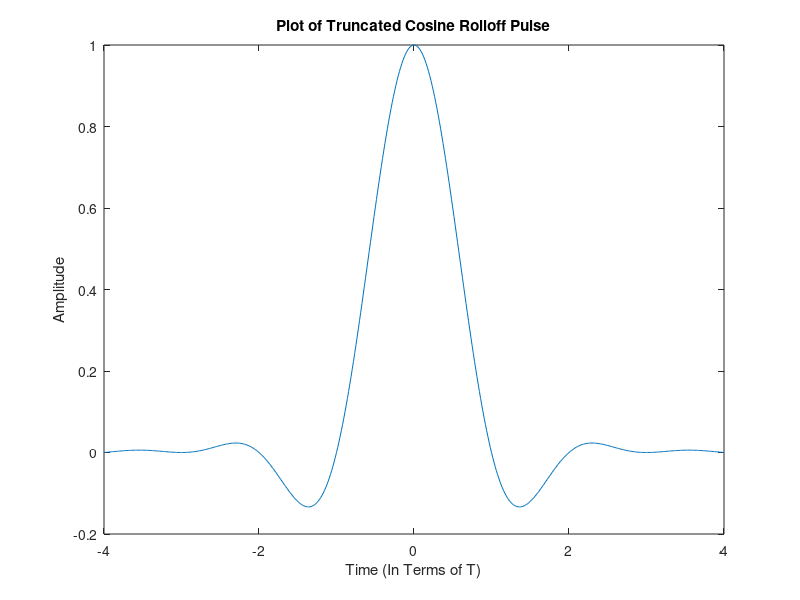
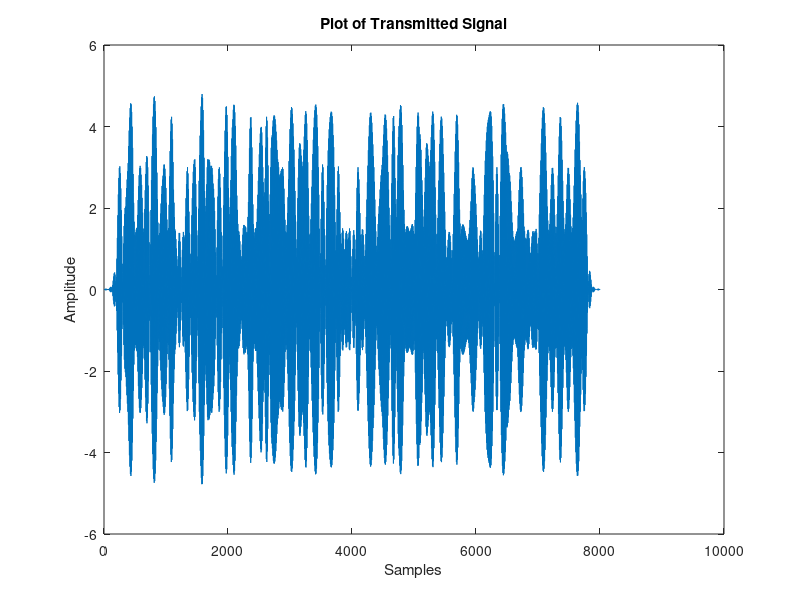
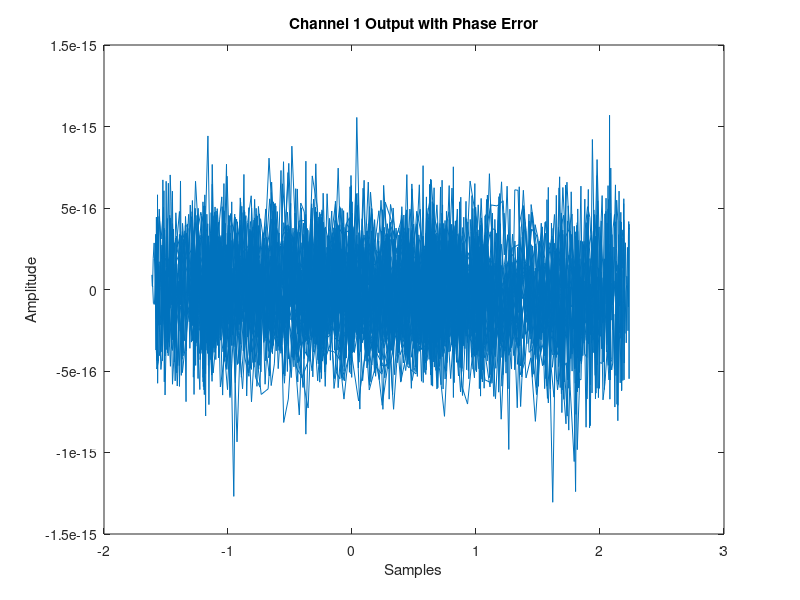
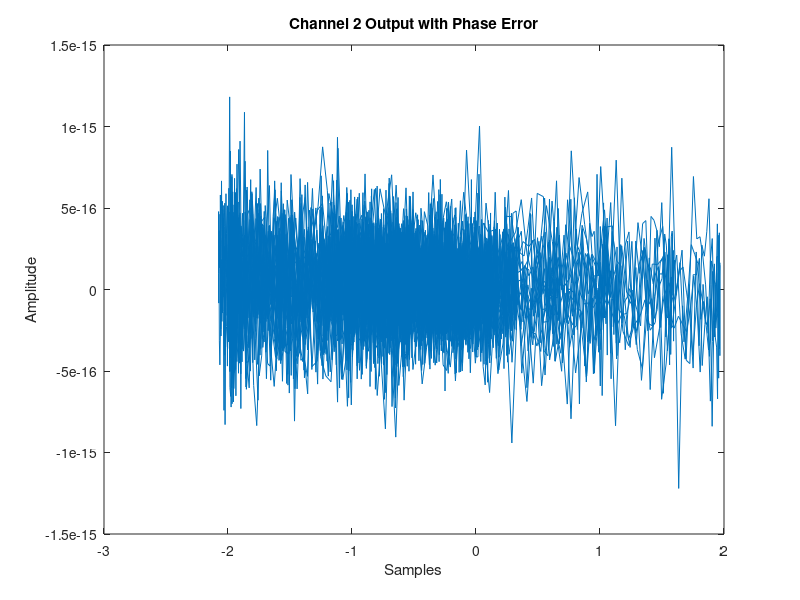

Write the MATLAB code that produced these figures, in order.
close all;

% Part 1
% Consider 16QAM with a raised cosine pulse shape with 𝛼 = 0.5. 
% You should truncate the pulse so that p(t) = 0 for |t| > 4T. 
% Now take the following text, 
% "I am doing the computer exercises 5 for ece316 – Fall 2020." 
% Translate the above text into a binary sequence using the ASCII code. 
% Include all the characters including spaces except the quotes. After you translate into a 
% binary sequence use a serial to parallel converter to produce two streams. Even bits go 
% to the In-phase channel (cos), and odd bits go to the quadrature channel (sin). 
% Then produce a 16QAM signal using the above pulse shape. Use a sampling period 
% equal to T/64 to submit an array with the signal. The carrier frequency of the signal 
% should be fc = 8/T. 
% Submit your code along with a file containing an array with the QAM signal. 

text = 'I am doing the computer exercises 5 for ece316 – Fall 2020.'; 

% Convert the string to ASCII binary 
% 8 bits * 59 elements
binary_msg = dec2bin(unicode2native(text, 'US-ASCII'), 8);

% Combine everything into one vector
binary = reshape(binary_msg.',1,[]) - '0';

% Length of the binary vector
msg_len = length(binary);

% Split the binary vector into even and odd streams
binary_even = binary(2:2:msg_len); % in phase 
binary_odd = binary(1:2:msg_len); % quadrature

% Mapping the bits to pulse amplitudes
% 00: -3
% 01: -1
% 10: 1
% 11: 3
amplitude_i = 2*(2*binary_even(1:2:msg_len/2)-1.5 + binary_even(2:2:msg_len/2));
amplitude_q = 2*(2*binary_odd(1:2:msg_len/2)-1.5 + binary_odd(2:2:msg_len/2));

% Time vector shifted by 4 as there are no negative indices 
t = (0:1/64:8) - 4;
a = 0.5;

% Using the cosine rolloff formula and plugging in the original time vector
% which is supposed to be t = (0:T/64:8*T) - 4T, we can factor out the T which
% cancels out with the Ts in the denominator of the formula to get the 
% formula for the pulse below:
pulse = (sin(pi*t).*cos(a*pi*t)) ./ ((pi*t).*(1-(2*a*t).^2));

% There are possible discontinuities in the pulse formula, so adjust them
pulse(isnan(pulse))=1;
pulse(isinf(pulse))=0;

% Plot of the truncated cosine rolloff pulse
figure
plot(t, pulse)
title("Plot of Truncated Cosine Rolloff Pulse");
xlabel("Time (In Terms of T)")
ylabel("Amplitude")

% Total number of samples in the entire transmitted signal 
% There are 118 symbols being transmitted and each symbol is 8T, so the
% total length of the transmitted signal is 125T
% Since there are 64 samples in T, we have 125*64 + 1
num_samples = (125*64) + 1; 

% Vectors containing indices for all the samples 
sample_i = zeros(1, num_samples);
sample_q = zeros(1, num_samples);

% Number of samples in a pulse (8*64)+1
pulse_samples = length(t);

% Adding all 118 symbols together to create the transmitted signal
for i = 1:118
    index_1 = (i-1)*64+1; % Beginning sample number for symbol
    index_2 = index_1 + pulse_samples -1; % Ending sample number for symbol
    sample_i(index_1:index_2) = sample_i(index_1:index_2) + amplitude_i(i) * pulse;
    sample_q(index_1:index_2) = sample_q(index_1:index_2) + amplitude_q(i) * pulse;
end

% QAM carrier
% cos(2*pi*fc*t) where fc = 8/T, and t is from (0:T/64:125*T)
% The T can be taken out and simplied to the below:
cos_carrier = cos(16*pi*(0:1/64:125));
sin_carrier = sin(16*pi*(0:1/64:125));

% Modulated QAM signal
modulated_signal = sample_i.*cos_carrier + sample_q.*sin_carrier;
figure
plot(modulated_signal)
title("Plot of Transmitted Signal");
xlabel("Samples")
ylabel("Amplitude")

% Part 2
% Take the above QAM signal and demodulate it using a QAM demodulator. Draw the block 
% diagram for the QAM demodulator. First Use a local oscillator signal that is synchronized 
% with the carrier of the received signal. Then use a local Oscillator that has a phase error 
% equal 𝜋/8, i.e. the local oscillator is cos(2𝜋𝑓_ct + 𝜋/8)

% Note that you should implement the 
% low pass filters using convolution in the time domain with the appropriate impulse 
% response, e.g. some sinc() pulse. After demodulating the signals plot them on the plane. 
% Then perform a transformation on the output signals in order to compensate for the effect 
% of carrier phase error. 

% Demodulating using a synchronized oscillator
%channel1 = pulse_sample.*cos(16*pi*(0:1/64:125));
%channel2 = pulse_sample.*sin(16*pi*(0:1/64:125));

% Demodulating with an oscillator with a phase error
channel1 = modulated_signal.*cos(16*pi*(0:1/64:125) + pi/8);
channel2 = modulated_signal.*sin(16*pi*(0:1/64:125) + pi/8);

% Low pass filter
N = num_samples; % Number of samples in the signal

fft_1 = fft(channel1);
fft_2 = fft(channel2);

filter(1:N) = 1;
Nb = floor(((1+a)*N)/128);
filter(Nb+2:N-Nb) = 0; % Set the middle area to be 0 to extract the baseband signal

% Channel outputs with phase errors
channel1out = ifft(filter.*fft_1);
channel2out = ifft(filter.*fft_2);

figure
plot(channel1out)
title("Channel 1 Output with Phase Error");
xlabel("Samples")
ylabel("Amplitude")

figure
plot(channel2out)
title("Channel 2 Output with Phase Error");
xlabel("Samples")
ylabel("Amplitude")

% Compensating for phase error
channel1correct = (channel1out + sample_q*sin(pi/8)) / cos(pi/8);
channel2correct = (channel2out - sample_i*sin(pi/8)) / cos(pi/8);

figure
plot(channel1correct)
title("Channel 1 Output without Phase Error");
xlabel("Samples")
ylabel("Amplitude")

figure
plot(sample_i)
title("Original In Phase Message Signal");
xlabel("Samples")
ylabel("Amplitude")

figure
plot(channel2correct)
title("Channel 2 Output without Phase Error");
xlabel("Samples")
ylabel("Amplitude")

figure
plot(sample_q)
title("Original Quadrature Message Signal");
xlabel("Samples")
ylabel("Amplitude")